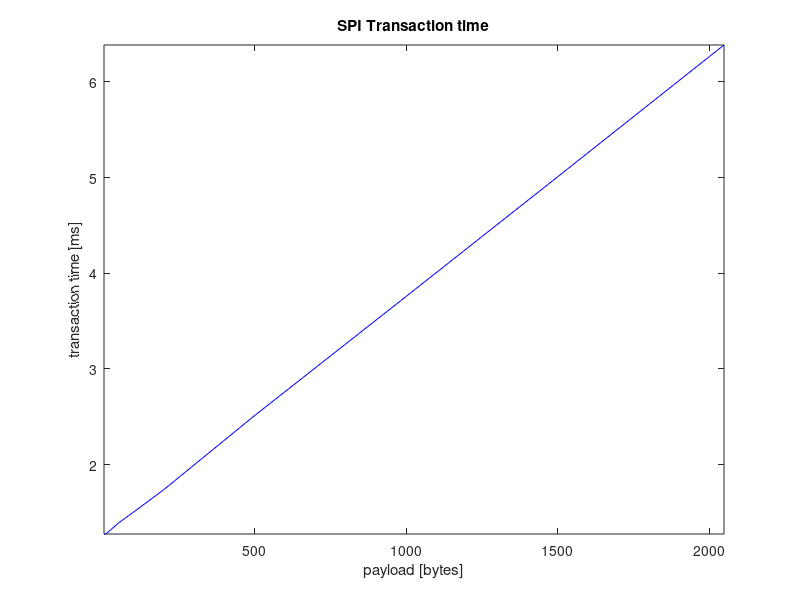
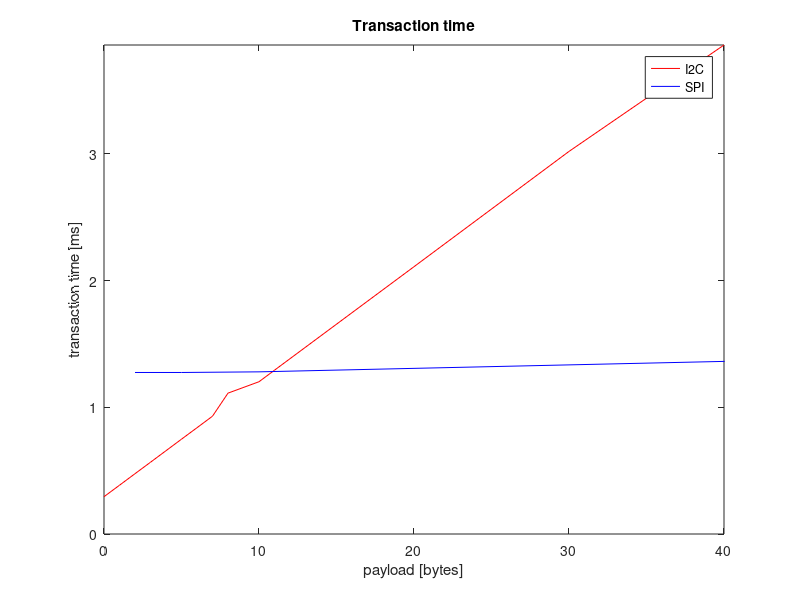
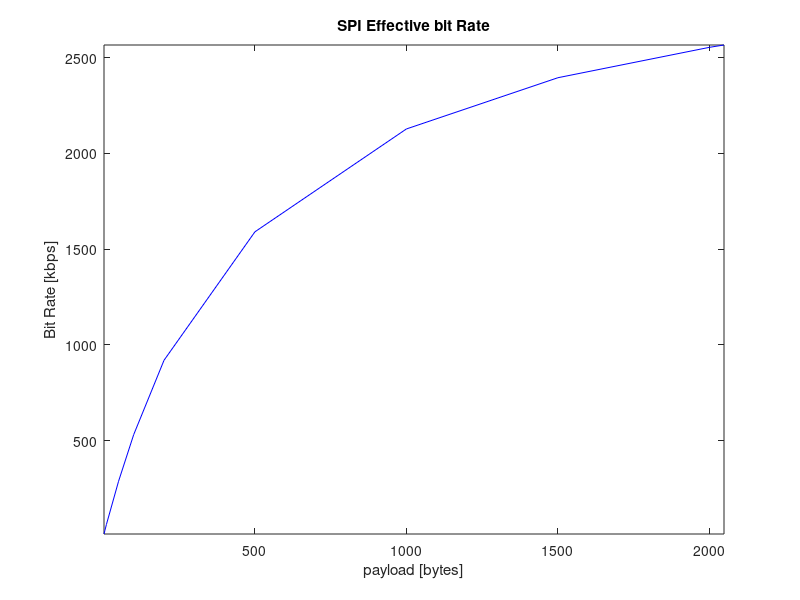
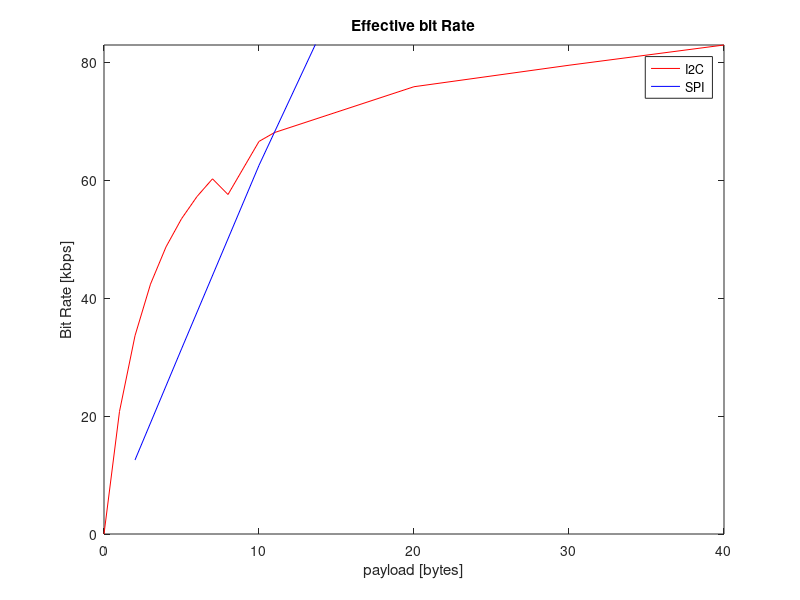

MATLAB code to generate these figures, in order:
I2C_time=[294.5e-6 385.0e-6 476.0e-6 566.5e-6 657.5e-6 748.5e-6 839e-6 930e-6 1.112e-3 1.202e-3 1.293e-3 2.11e-3 3.02e-3 3.86e-3];
I2C_len= [0        1        2        3        4        5        6      7      8        10       11       20      30      40     ];

SPI_time=[1.275e-3 1.275e-3 1.28e-3 1.39e-3 1.505e-3 1.74e-3 2.515e-3 3.76e-3 5.01e-3 6.265e-3 6.385e-3];
SPI_len= [2        5        10      50      100      200     500      1000    1500    2000     2048];

figure(1);
plot(SPI_len,SPI_time*1e3,'b');
title('SPI Transaction time');
ylabel('transaction time [ms]');
xlabel('payload [bytes]');
axis('tight');

figure(2);
plot(I2C_len,I2C_time*1e3,'r',SPI_len,SPI_time*1e3,'b');
title('Transaction time');
ylabel('transaction time [ms]');
xlabel('payload [bytes]');
legend('I2C','SPI');
axis([0 max(I2C_len) 0 max(I2C_time*1e3)]);

SPI_rate=SPI_len./SPI_time*8;
I2C_rate=I2C_len./I2C_time*8;

figure(3);
plot(SPI_len,SPI_rate/1e3,'b');
title('SPI Effective bit Rate');
xlabel('payload [bytes]');
ylabel('Bit Rate [kbps]');
axis('tight');

figure(4);
plot(I2C_len,I2C_rate/1e3,'r',SPI_len,SPI_rate/1e3,'b');
title('Effective bit Rate');
xlabel('payload [bytes]');
ylabel('Bit Rate [kbps]');
legend('I2C','SPI');
axis([0 max(I2C_len) 0 max(I2C_rate/1e3)]);